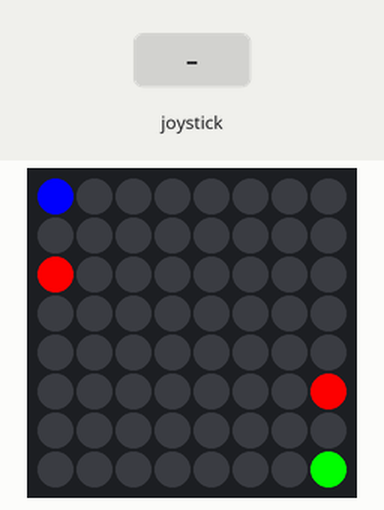
This program was run on a simulated Raspberry Pi (BCM pin numbers) with a Sense HAT. On the bench: the Sense HAT's 8×8 RGB LED matrix. The test bench sets the inputs (shaded band).

Above: at 1.2 s.
1.3 s: joystick pushed up
At 2.1 s:
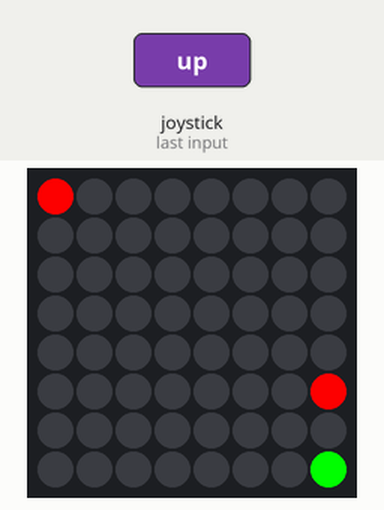
2.8 s: joystick pushed down
At 3.3 s:
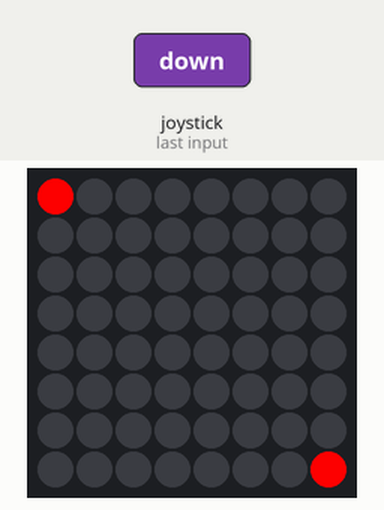
4.3 s: joystick pushed right
At 5.5 s:
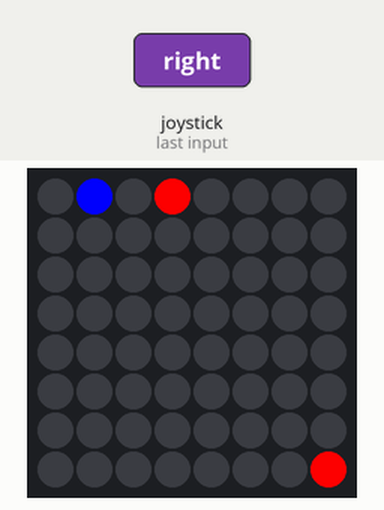
5.8 s: joystick pushed left
At 6.8 s:
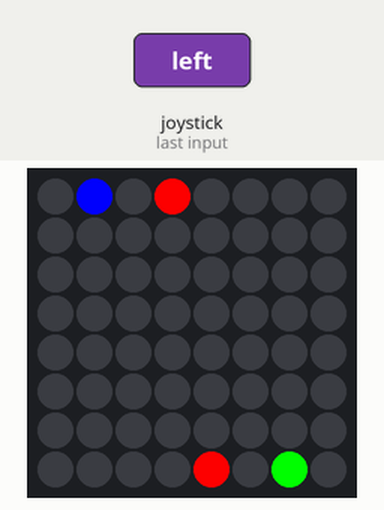
7.3 s: joystick pushed up
At 7.9 s:
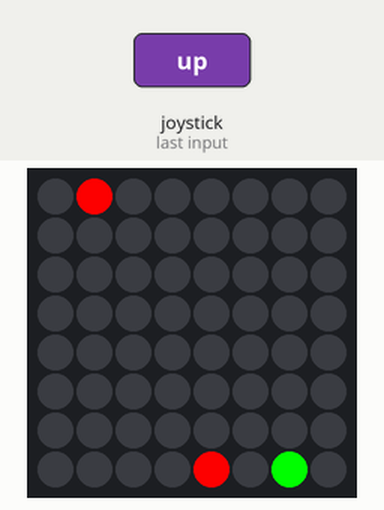
8.8 s: joystick pushed down
At 10.2 s:
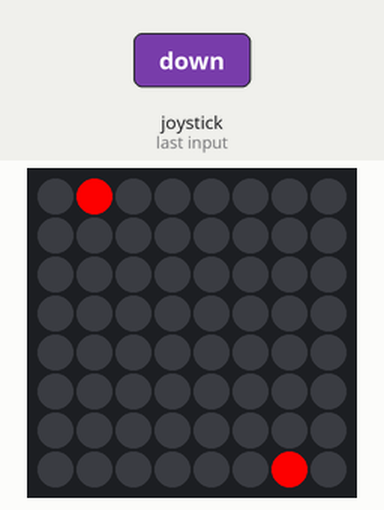
Timing chart, 0 to 11.3 s (numbered marks = the images above; inputs shaded):
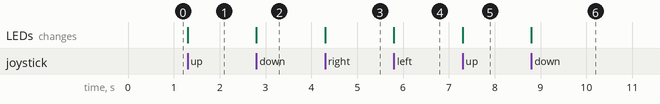

The program:

Adanus_Vr3_operational.py
```python
from sense_hat import SenseHat

class Player:
    def __init__(self, x, y, wx, wy, s, colour):
        self.position = [x, y]
        self.weapon = [wx, wy]
        self.score = s
        self.colour = colour

    def move(self, direction):
        if direction == 'up':
            self.position[1] -= 1
        elif direction == 'down':
            self.position[1] += 1
        elif direction == 'left':
            self.position[0] -= 1
        elif direction == 'right':
            self.position[0] += 1
        self.position[0] = check_position(self.position[0])
        self.position[1] = check_position(self.position[1])
        self.fire_weapon(direction)

    def fire_weapon(self, direction):
        if direction == 'up':
            self.weapon[0] = self.position[0]
            self.weapon[1] = self.position[1] - 2
        elif direction == 'down':
            self.weapon[0] = self.position[0]
            self.weapon[1] = self.position[1] + 2
        elif direction == 'left':
            self.weapon[0] = self.position[0] - 2
            self.weapon[1] = self.position[1]
        elif direction == 'right':
            self.weapon[0] = self.position[0] + 2
            self.weapon[1] = self.position[1]
        self.weapon[0] = check_position(self.weapon[0])
        self.weapon[1] = check_position(self.weapon[1])

    def get_position(self):
        return self.position

    def get_weapon(self):
        return self.weapon

    def get_score(self):
        return self.score

def check_position(position):
    return max(0, min(7, position))

def is_dead(players):
    p1_hit = players[0].get_position() == players[1].get_weapon()
    p2_hit = players[1].get_position() == players[0].get_weapon()
    if p1_hit and p2_hit:
        players[0].score += 1
        players[1].score += 1
        return True, 'draw'
    elif p1_hit:
        players[1].score += 3
        return True, '2'
    elif p2_hit:
        players[0].score += 3
        return True, '1'
    return False, ''

def switch_player(player_turn):
    return 1 - player_turn

def run_game():
    sense = SenseHat()

    red = (255, 0, 0)
    green = (0, 255, 0)
    blue = (0, 0, 255)

    def update_display(players):
        sense.clear()
        sense.set_pixel(players[0].get_position()[0], players[0].get_position()[1], players[0].colour)
        sense.set_pixel(players[1].get_position()[0], players[1].get_position()[1], players[1].colour)
        sense.set_pixel(players[0].get_weapon()[0], players[0].get_weapon()[1], red)
        sense.set_pixel(players[1].get_weapon()[0], players[1].get_weapon()[1], red)

    player1 = Player(0, 0, 0, 2, 0, blue)
    player2 = Player(7, 7, 7, 5, 0, green)
    players = [player1, player2]
    while True:
        player1.position = [0, 0]
        player1.weapon = [0, 2]
        player2.position = [7, 7]
        player2.weapon = [7, 5]
        player_turn = 0
        winner = ''
        dead = False

        sense.clear()
        update_display(players)

        while not dead:
            current_player = players[player_turn]
            other_player = players[1 - player_turn]

            event = sense.stick.wait_for_event()
            if event.action == 'pressed':
                original_position = current_player.get_position()[:]
                current_player.move(event.direction)

                if current_player.get_position() == other_player.get_position():
                    current_player.position = original_position
                    current_player.fire_weapon(event.direction)

                update_display(players)
                dead, winner = is_dead(players)


                if not dead:
                    player_turn = switch_player(player_turn)

        print("\n--- Round Over ---")
        print("Winner: " + str(winner))
        print("Score - Player 1: " + str(player1.get_score()) + " | Player 2: " + str(player2.get_score()))

        choice = input("Press Enter to play again or type 'exit' to quit: ").strip().lower()
        if choice == 'exit':
            break

    print("\nFinal Scores:")
    print("Player 1: " + str(player1.get_score()))
    print("Player 2: " + str(player2.get_score()))
    print("Thanks for playing!")

if __name__ == "__main__":
    run_game()
```

Measured:
- after the input at 1.3 s, the LEDs: change at once (image 1)
- after the input at 2.8 s, the LEDs: change at once (image 2)
- after the input at 4.3 s, the LEDs: change at once (image 3)
- after the input at 5.8 s, the LEDs: change at once (image 4)
- after the input at 7.3 s, the LEDs: change at once (image 5)
- after the input at 8.8 s, the LEDs: change at once (image 6)
